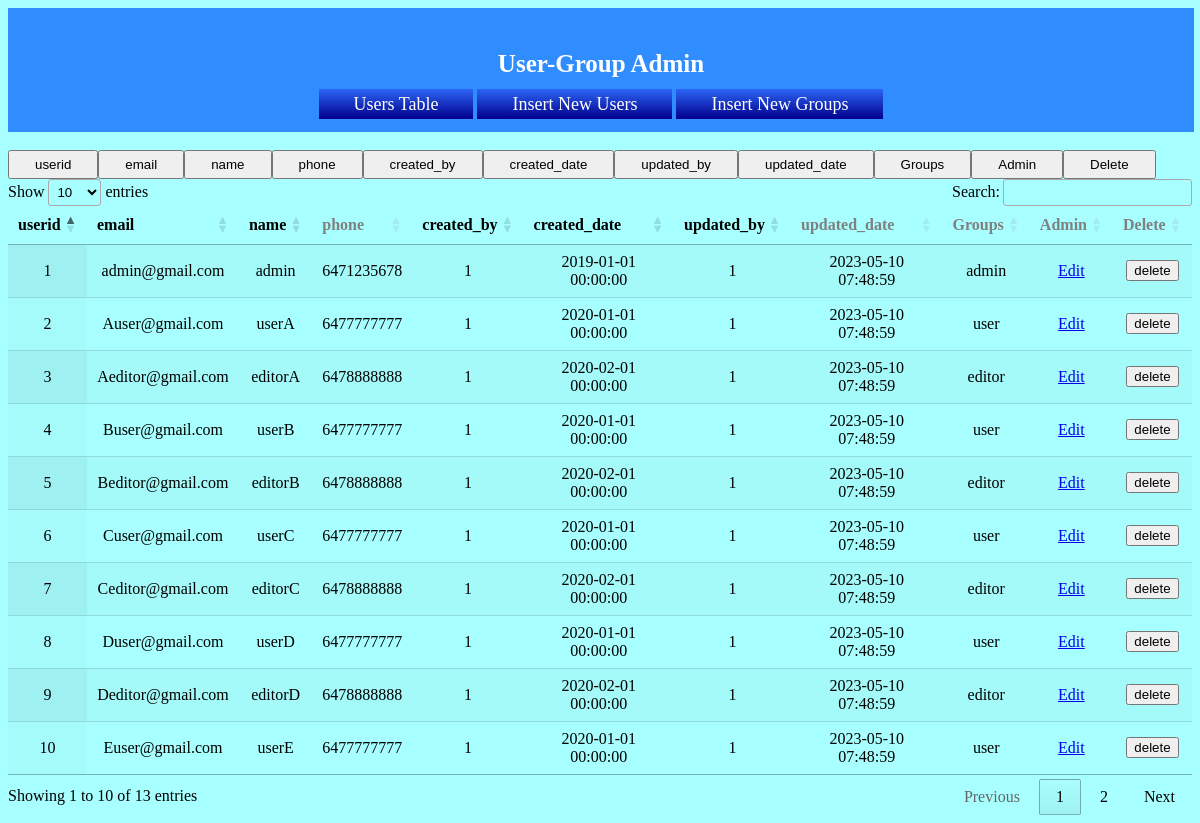
The page / on the database its author committed.
### tables this page shows
CREATE TABLE `users` (
  `userid` int NOT NULL,
  `groupids` varchar(255) DEFAULT NULL,
  `email` varchar(150) NOT NULL,
  `name` varchar(50) NOT NULL,
  `phone` varchar(50) NOT NULL,
  `created_by` int NOT NULL,
  `created_date` datetime NOT NULL,
  `updated_by` int NOT NULL,
  `updated_date` timestamp NOT NULL DEFAULT CURRENT_TIMESTAMP ON UPDATE CURRENT_TIMESTAMP
);

### html/config.php (called while the page is built, shortened)
<?php
$conn = new mysqli(servername, username, password,dbname);
$sql = "select * from allgroups";
try{
	$result=$conn->query($sql);
	$grouparr=[];
	if($result->num_rows > 0){
		while($row = $result->fetch_assoc()){
			$grouparr[$row["groupid"]] = $row["groupname"];
		}
	}
}catch(Exception $e){
	echo "Please create DB by 'DB/CreateDB.php' ";
}
?>

### html/index.php (the view, shortened to what this page needs)
<!DOCTYPE html>
<html>
	<head>
		<link rel="stylesheet" href="https://cdn.datatables.net/1.10.15/css/jquery.dataTables.min.css">
		<link href="css/main.css" rel="stylesheet" type="text/css">
	</head>
	<body  style="background-color:#A8FFFF;">
		<div class="container">
		<?php
		require("config.php");
		require("include/header.php")
		?>
		</div>
		<br>
		<?php
		$sql = "select * from users";
		$result=$conn->query($sql);
		if ($result->num_rows > 0){
		?>
		<div id="colvis"></div>
			<table id="myTable" class="display" cellspacing="0" width="100%">
				<thead>
					<tr>
						<th onclick="sortTable(0)">userid</th>
						<th onclick="sortTable(1)">email</th>
						<th onclick="sortTable(2)">name</th>
						<th style="color:grey;"onclick="sortTable(3)">phone</th>
						<th onclick="sortTable(4)">created_by</th>
						<th onclick="sortTable(5)">created_date</th>
						<th onclick="sortTable(6)">updated_by</th>
						<th style="color:grey;"onclick="sortTable(7)">updated_date</th>
						<th style="color:grey;"onclick="sortTable(8)">Groups</th>
						<th style="color:grey;"> Admin</th>
						<th style="color:grey;"> Delete</th>
					</tr>
				</thead>
				<tbody>
				<?php
				while($row = $result->fetch_assoc()){
					$tgroupnamearr="";
					if($row["groupids"]){
						$grouparrv = explode(",",$row["groupids"]);
						$groupnamearr = [];
						if(is_array($grouparrv)){
							foreach( $grouparrv as $k => $v){
								$groupnamearr[] = $grouparr[$v];
							}
						}else{
							$tgroupnamearr = $row["groupids"];
						}
					$tgroupnamearr = implode(",",$groupnamearr);
					}
				?>
					<tr>
						<td align="center"> <?php echo $row["userid"];?> </td>
						<td align="center"> <?php echo $row["email"];?> </td>
						<td align="center"> <?php echo $row["name"];?> </td>
						<td align="center"> <?php echo $row["phone"];?> </td>
						<td align="center"> <?php echo $row["created_by"];?> </td>
						<td align="center"> <?php echo $row["created_date"];?> </td>
						<td align="center"> <?php echo $row["updated_by"];?> </td>
						<td align="center"> <?php echo $row["updated_date"];?> </td>
						<td align="center"> <?php echo $tgroupnamearr?$tgroupnamearr:"";?> </td>
						<td align="center"><a href="CreateUser.php?action=edit&id=<?php echo $row['userid'];?>&username=<?php echo $row['name'];?>">Edit</a></td>
						<td align="center">
							<form  enctype="multipart/form-data"  method="post" action="index.php">
								<input id="delete" type="submit" value="delete" name="delete"  >
							</form>
						</td>
					</tr>
		<?php
        }
		?>
			</tbody>
		</table>
	<?php
     }
	 ?>
 </body>
</html>

### html/include/header.php
<header>
 <div align="left"  style=" height:39px; width:100%;   padding: 0px; margin:0px;	border: 0px;">
</div>
   <h1 style="font-size:25px; padding: 0px; margin:1.5px 0 0 0;	border: 0px;">User-Group Admin</h1>
      <nav>
        <ul>
		 <li><a href="index.php">Users Table</a></li>
		 <li><a href="CreateUser.php">Insert New Users</a></li>
		 <li><a href="CreateGroup.php">Insert New Groups</a></li>
        </ul>
      </nav>
</header>

### html/css/main.css (style rules this page uses)
div.container { width: 100%; border: 0px solid white; }
header, footer { padding: 1px; margin:0px; border: 0px; height: 100%; width:100%; color: white; background-color:#2F8DFF; clear: left; text-align: center; }
nav { float:top; margin: auto; padding: 0; }
nav ul { list-style-type: none; padding: 0; }
nav ul a { text-decoration: none; active: white; color: white; font-size: 18px; displsy: block; padding: 5px 35px; margin:0px; border: 0px; background:linear-gradient(#2D64F5,darkblue); }
li { float:center; display: inline; }

### rows shown on the page
users: userid "1", email "admin@gmail.com", name "admin", phone "6471235678", created_by "1", created_date "2019-01-01 00:00:00", updated_by "1", updated_date "2023-05-10 07:48:59", tgroupnamearr "admin"
users: userid "2", email "Auser@gmail.com", name "userA", phone "6477777777", created_by "1", created_date "2020-01-01 00:00:00", updated_by "1", updated_date "2023-05-10 07:48:59", tgroupnamearr "user"
users: userid "3", email "Aeditor@gmail.com", name "editorA", phone "6478888888", created_by "1", created_date "2020-02-01 00:00:00", updated_by "1", updated_date "2023-05-10 07:48:59", tgroupnamearr "editor"
users: userid "4", email "Buser@gmail.com", name "userB", phone "6477777777", created_by "1", created_date "2020-01-01 00:00:00", updated_by "1", updated_date "2023-05-10 07:48:59", tgroupnamearr "user"
users: userid "5", email "Beditor@gmail.com", name "editorB", phone "6478888888", created_by "1", created_date "2020-02-01 00:00:00", updated_by "1", updated_date "2023-05-10 07:48:59", tgroupnamearr "editor"
users: userid "6", email "Cuser@gmail.com", name "userC", phone "6477777777", created_by "1", created_date "2020-01-01 00:00:00", updated_by "1", updated_date "2023-05-10 07:48:59", tgroupnamearr "user"
users: userid "7", email "Ceditor@gmail.com", name "editorC", phone "6478888888", created_by "1", created_date "2020-02-01 00:00:00", updated_by "1", updated_date "2023-05-10 07:48:59", tgroupnamearr "editor"
users: userid "8", email "Duser@gmail.com", name "userD", phone "6477777777", created_by "1", created_date "2020-01-01 00:00:00", updated_by "1", updated_date "2023-05-10 07:48:59", tgroupnamearr "user"
users: userid "9", email "Deditor@gmail.com", name "editorD", phone "6478888888", created_by "1", created_date "2020-02-01 00:00:00", updated_by "1", updated_date "2023-05-10 07:48:59", tgroupnamearr "editor"
users: userid "10", email "Euser@gmail.com", name "userE", phone "6477777777", created_by "1", created_date "2020-01-01 00:00:00", updated_by "1", updated_date "2023-05-10 07:48:59", tgroupnamearr "user"
